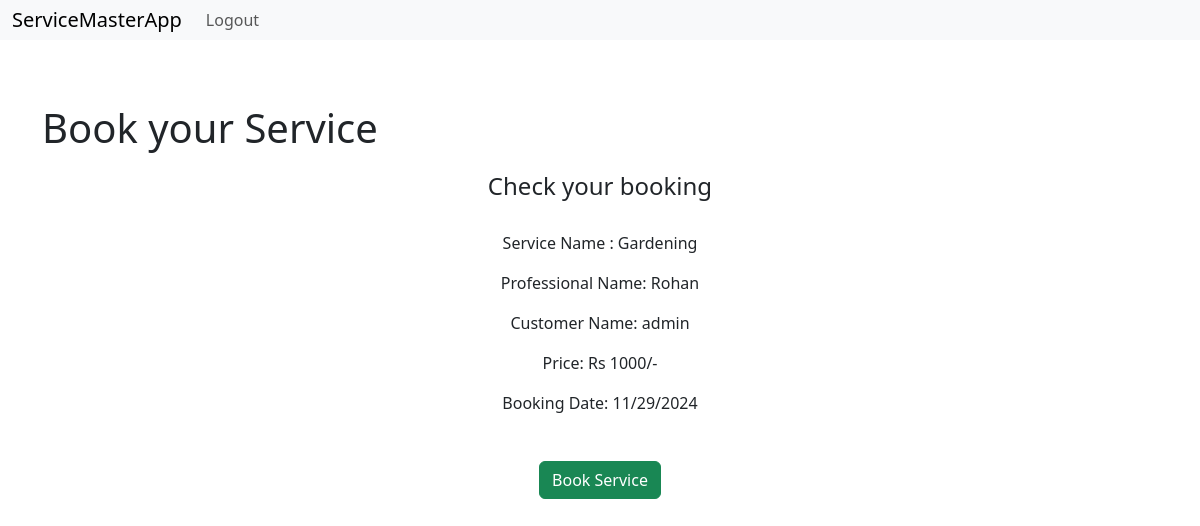
Screenshot of /cservices/7/cbookaservice/2 (signed in) with the database file from the repository.
### models.py (models this page shows, shortened)
class Service(db.Model):
    __tablename__='service'
    id=db.Column(db.Integer,primary_key=True)
    name=db.Column(db.String(32),nullable=False)
    price=db.Column(db.Integer, nullable=False)
    description=db.Column(db.String(512), nullable=False)
    time=db.Column(db.Integer,nullable=False)
    professionals=db.relationship('Professional', backref='service', lazy=True)

class Professional(db.Model):
    __tablename__='professional'
    id=db.Column(db.Integer, primary_key=True)
    username=db.Column(db.String(32), nullable=False, unique=True)
    passwordhash=db.Column(db.String(512), nullable=False)
    name=db.Column(db.String(64), nullable=False)
    contact=db.Column(db.Integer, nullable=False)
    service_id=db.Column(db.Integer, db.ForeignKey('service.id'), nullable=False)
    experience=db.Column(db.Integer, nullable=False)
    pincode=db.Column(db.String(8), nullable=False)
    utype=db.Column(db.String(16), nullable=False, default='Professional')
    status=db.Column(db.String(16), nullable=True, default='Pending')
    profile=db.Column(db.String(512), nullable=False)
    is_admin=db.Column(db.Boolean, nullable=False, default=False)
    @property
    def password(self):
        raise AttributeError('password is not a readable attribute')

class Customer(db.Model):
    __tablename__='customer'
    id=db.Column(db.Integer, primary_key=True)
    username=db.Column(db.String(32), nullable=False, unique=True)
    passwordhash=db.Column(db.String(512), nullable=False)
    name=db.Column(db.String(64), nullable=False)
    pincode=db.Column(db.String(8), nullable=False)
    utype=db.Column(db.String(16), nullable=False, default='Customer')
    is_admin = db.Column(db.Boolean, nullable=False, default=False)
    @property
    def password(self):
        raise AttributeError('password is not a readable attribute')

### routes.py (the view)
@app.route('/cservices/<int:service_id>/cbookaservice/<int:professional_id>')
@auth_required
def cbookaservice(service_id, professional_id):
    user=Customer.query.get(session['user_id'])
    return render_template('cbookaservice.html',user=user, services=Service.query.get(service_id), professional=Professional.query.get(professional_id))

### routes.py (called while the page is built)
def auth_required(func):
    @wraps(func)
    def inner(*args, **kwargs):
        if 'user_id' not in session:
            flash('Please Login')
            return redirect(url_for('login'))
        return func(*args, **kwargs)
    return inner

### templates/cbookaservice.html (shortened to what this page needs)
{% extends 'layout.html' %}
{% block content %}
    <h1>Book your Service</h1>
    <h4>Check your booking</h4>
    <div class="srdetails">
        <p>Service Name : {{services.name}}</p>
        <p>Professional Name: {{professional.name}}</p>
        <p>Customer Name: {{user.name}}</p>
        <p>Price: Rs {{services.price}}/-</p>
        <p id="date">Booking Date:</p>
    </div>
    <form method="post">
        <input type="submit" value="Book Service" class="btn btn-success">
    </form>
{% endblock %}

### templates/cbookaservice.html (style rules this page uses)
form, .srdetails { display: flex; flex-direction: column; align-items: center; margin: 30px; }
h1 { margin-top: 64px; }
h4 { margin-top: 20px; text-align: center; }

### rows the page displays
Service: name "Gardening", price "1000"
Professional: name "Rohan"
Customer: name "admin"
